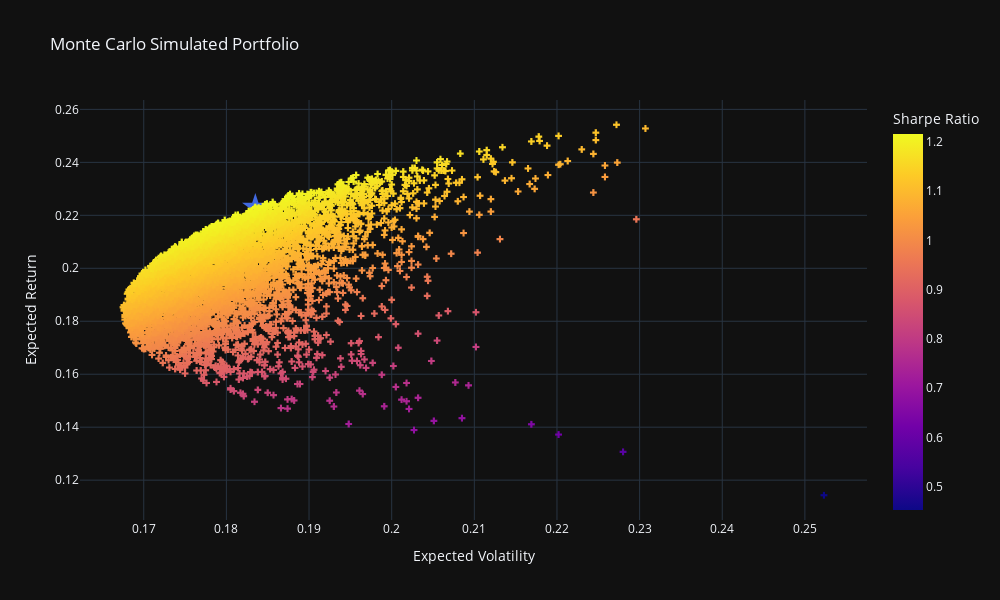

Notebook cell for this chart:
### Code cell
# Plot simulated portfolio
fig = px.scatter(
    temp,
    x='port_vols',
    y='port_rets',
    color='sharpe_ratio',
    labels={'port_vols': 'Expected Volatility', 'port_rets': 'Expected Return','sharpe_ratio': 'Sharpe Ratio'},
    title="Monte Carlo Simulated Portfolio"
).update_traces(mode='markers', marker=dict(symbol='cross'))
# Plot max sharpe
fig.add_scatter(
    mode='markers',
    x=[temp.iloc[temp.sharpe_ratio.idxmax()]['port_vols']],
    y=[temp.iloc[temp.sharpe_ratio.idxmax()]['port_rets']],
    marker=dict(color='RoyalBlue', size=20, symbol='star'),
    name = 'Max Sharpe'
).update(layout_showlegend=False)
# Show spikes
fig.update_xaxes(showspikes=True)
fig.update_yaxes(showspikes=True)
fig.show()

### Figure 1 — Plotly figure (JSON) as saved in the notebook; plotly's stock layout.template omitted (floating-point values rounded to 4 significant figures; data arrays with more than 128 entries replaced by an {"elided": "..."} marker saying what was removed)
{"data": [{"hovertemplate": "Expected Volatility=%{x}<br>Expected Return=%{y}<br>Sharpe Ratio=%{marker.color}<extra></extra>", "legendgroup": "", "marker": {"color": {"elided": "5000 float values"}, "coloraxis": "coloraxis", "symbol": "cross"}, "mode": "markers", "name": "", "showlegend": false, "x": {"elided": "5000 float values"}, "xaxis": "x", "y": {"elided": "5000 float values"}, "yaxis": "y", "type": "scattergl"}, {"marker": {"color": "RoyalBlue", "size": 20, "symbol": "star"}, "mode": "markers", "name": "Max Sharpe", "x": [0.1835], "y": [0.2231], "type": "scatter"}], "layout": {"xaxis": {"anchor": "y", "domain": [0.0, 1.0], "title": {"text": "Expected Volatility"}, "showspikes": true}, "yaxis": {"anchor": "x", "domain": [0.0, 1.0], "title": {"text": "Expected Return"}, "showspikes": true}, "coloraxis": {"colorbar": {"title": {"text": "Sharpe Ratio"}}, "colorscale": [[0.0, "#0d0887"], [0.1111, "#46039f"], [0.2222, "#7201a8"], [0.3333, "#9c179e"], [0.4444, "#bd3786"], [0.5556, "#d8576b"], [0.6667, "#ed7953"], [0.7778, "#fb9f3a"], [0.8889, "#fdca26"], [1.0, "#f0f921"]]}, "legend": {"tracegroupgap": 0}, "title": {"text": "Monte Carlo Simulated Portfolio"}, "height": 600, "width": 1000, "showlegend": false}}
